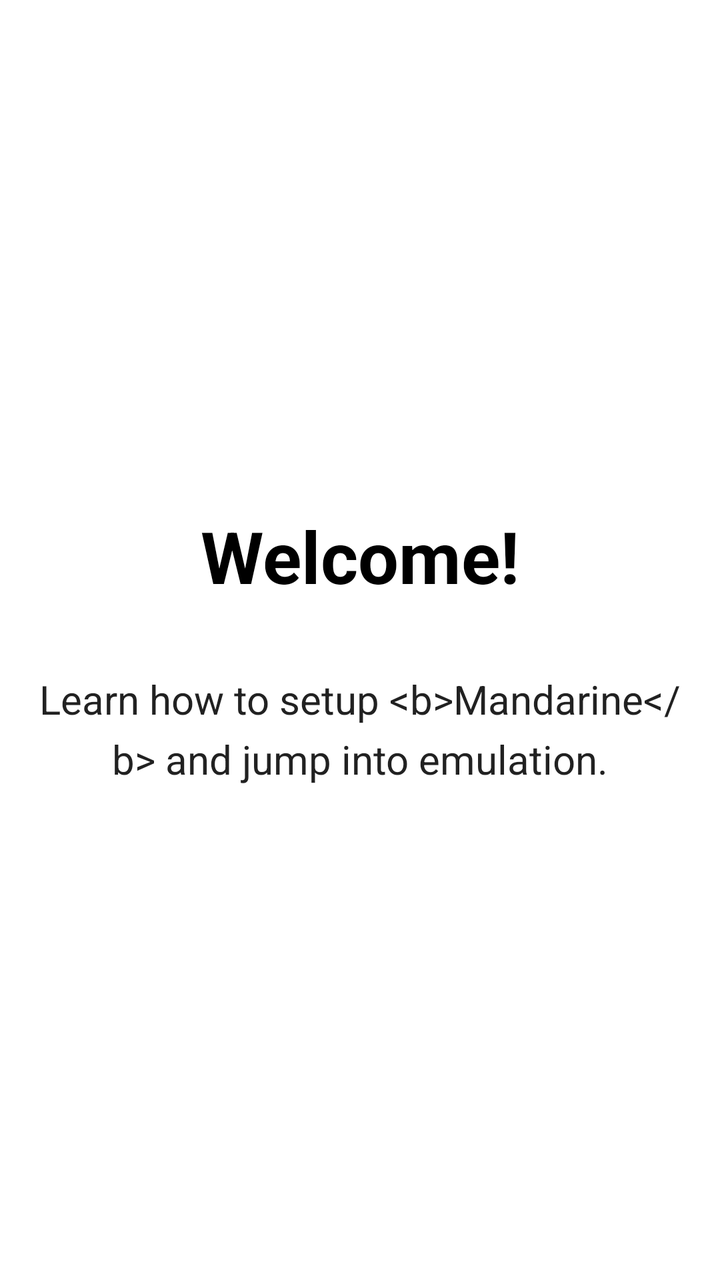
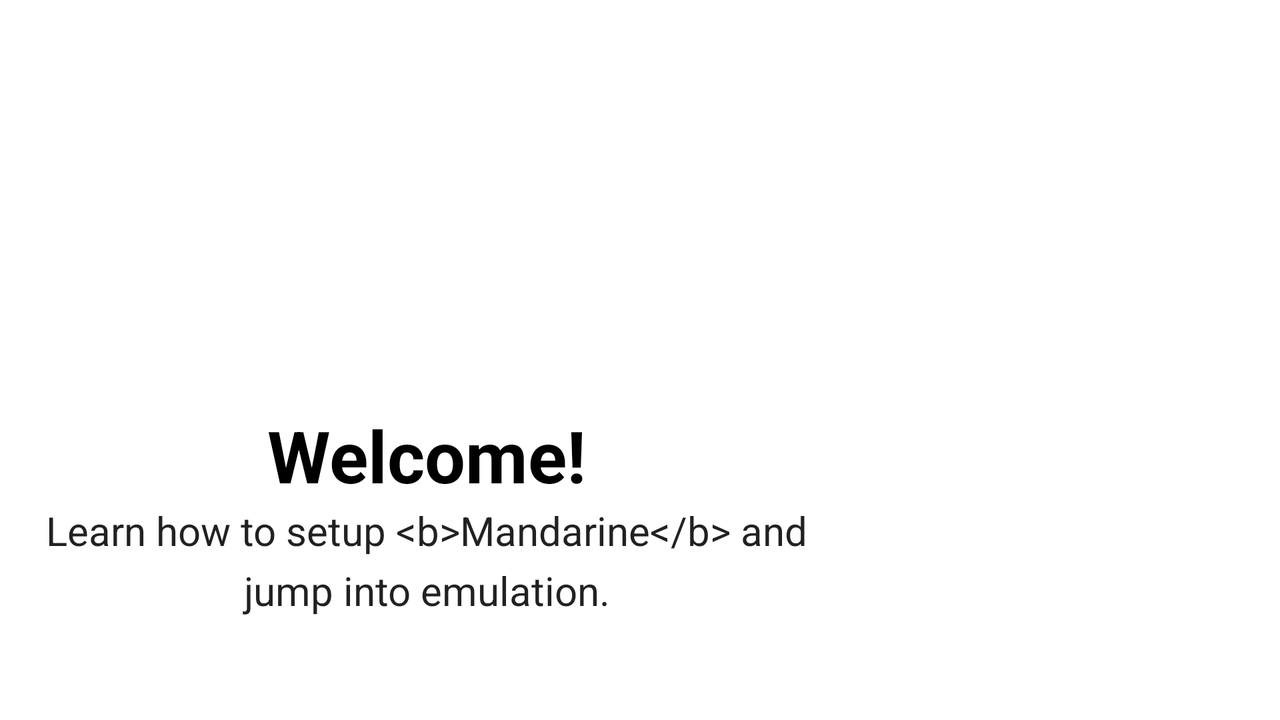

Compare how this app lays out the same screen by default and in its alternative resource folder. The renders come first, then the two layout files and the values they reference.
<!-- AndroidManifest.xml: fallback theme Theme.MaterialComponents.DayNight.NoActionBar -->
<!-- res/layout/page_setup.xml -->
<?xml version="1.0" encoding="utf-8"?>
<androidx.constraintlayout.widget.ConstraintLayout
    xmlns:android="http://schemas.android.com/apk/res/android"
    xmlns:app="http://schemas.android.com/apk/res-auto"
    xmlns:tools="http://schemas.android.com/tools"
    android:layout_width="match_parent"
    android:layout_height="match_parent">

    <ImageView
        android:id="@+id/icon"
        android:layout_width="0dp"
        android:layout_height="0dp"
        android:layout_marginTop="64dp"
        app:layout_constraintBottom_toTopOf="@+id/text_title"
        app:layout_constraintEnd_toEndOf="parent"
        app:layout_constraintHeight_max="220dp"
        app:layout_constraintHeight_min="110dp"
        app:layout_constraintStart_toStartOf="parent"
        app:layout_constraintTop_toTopOf="parent"
        app:layout_constraintVertical_chainStyle="spread"
        app:layout_constraintWidth_max="220dp"
        app:layout_constraintWidth_min="110dp"
        app:layout_constraintVertical_weight="3"
        tools:src="@drawable/ic_notification" />

    <com.google.android.material.textview.MaterialTextView
        android:id="@+id/text_title"
        style="@style/TextAppearance.Material3.DisplaySmall"
        android:layout_width="0dp"
        android:layout_height="0dp"
        android:textAlignment="center"
        android:textColor="?attr/colorOnSurface"
        android:textStyle="bold"
        app:layout_constraintBottom_toTopOf="@+id/text_description"
        app:layout_constraintEnd_toEndOf="parent"
        app:layout_constraintStart_toStartOf="parent"
        app:layout_constraintTop_toBottomOf="@+id/icon"
        app:layout_constraintVertical_weight="1.3"
        tools:text="@string/welcome" />

    <com.google.android.material.textview.MaterialTextView
        android:id="@+id/text_description"
        style="@style/TextAppearance.Material3.TitleLarge"
        android:layout_width="0dp"
        android:layout_height="78dp"
        android:textAlignment="center"
        android:textSize="20sp"
        android:paddingHorizontal="16dp"
        app:layout_constraintBottom_toTopOf="@+id/text_confirmation"
        app:layout_constraintEnd_toEndOf="parent"
        app:layout_constraintStart_toStartOf="parent"
        app:layout_constraintTop_toBottomOf="@+id/text_title"
        app:layout_constraintVertical_weight="2"
        app:lineHeight="30sp"
        tools:text="@string/welcome_description" />

    <com.google.android.material.textview.MaterialTextView
        android:id="@+id/text_confirmation"
        style="@style/TextAppearance.Material3.TitleLarge"
        android:layout_width="213dp"
        android:layout_height="226dp"
        android:paddingHorizontal="16dp"
        android:paddingTop="24dp"
        android:text="@string/step_complete"
        android:textAlignment="center"
        android:textSize="30sp"
        android:textStyle="bold"
        android:visibility="invisible"
        app:layout_constraintBottom_toBottomOf="parent"
        app:layout_constraintEnd_toEndOf="parent"
        app:layout_constraintStart_toStartOf="parent"
        app:layout_constraintTop_toBottomOf="@+id/text_description"
        app:layout_constraintVertical_weight="1"
        app:lineHeight="30sp" />

    <LinearLayout
        android:id="@+id/pege_button_container"
        android:layout_width="match_parent"
        android:layout_height="wrap_content"
        android:orientation="vertical"
        android:padding="16dp"
        android:gravity="center"
        app:layout_constraintTop_toBottomOf="@+id/text_description"
        app:layout_constraintBottom_toBottomOf="parent"
        app:layout_constraintStart_toStartOf="parent"
        app:layout_constraintEnd_toEndOf="parent" />

</androidx.constraintlayout.widget.ConstraintLayout>
<!-- resources referenced by this layout -->
<resources>
  <string name="step_complete">Complete!</string>
  <string name="welcome">Welcome!</string>
  <string name="welcome_description">Learn how to setup &lt;b&gt;Mandarine&lt;/b&gt; and jump into emulation.</string>
</resources>
<!-- res/layout-land/page_setup.xml (the repository's variant of the layout above) -->
<!-- drawn on the phone turned sideways -->
<?xml version="1.0" encoding="utf-8"?>
<androidx.constraintlayout.widget.ConstraintLayout
    xmlns:android="http://schemas.android.com/apk/res/android"
    xmlns:app="http://schemas.android.com/apk/res-auto"
    xmlns:tools="http://schemas.android.com/tools"
    android:layout_width="match_parent"
    android:layout_height="match_parent">

    <androidx.constraintlayout.widget.ConstraintLayout
        android:id="@+id/left_content"
        android:layout_width="0dp"
        android:layout_height="match_parent"
        app:layout_constraintStart_toStartOf="parent"
        app:layout_constraintEnd_toStartOf="@+id/right_content"
        app:layout_constraintHorizontal_weight="2">

        <ImageView
            android:id="@+id/icon"
            android:layout_width="0dp"
            android:layout_height="0dp"
            android:layout_marginTop="32dp"
            app:layout_constraintBottom_toTopOf="@+id/text_title"
            app:layout_constraintEnd_toEndOf="parent"
            app:layout_constraintHeight_max="160dp"
            app:layout_constraintHeight_min="80dp"
            app:layout_constraintStart_toStartOf="parent"
            app:layout_constraintTop_toTopOf="parent"
            app:layout_constraintWidth_max="160dp"
            app:layout_constraintWidth_min="80dp"
            app:layout_constraintVertical_chainStyle="packed"
            app:layout_constraintVertical_weight="3"
            tools:src="@drawable/ic_notification" />

        <com.google.android.material.textview.MaterialTextView
            android:id="@+id/text_title"
            style="@style/TextAppearance.Material3.DisplaySmall"
            android:layout_width="0dp"
            android:layout_height="wrap_content"
            android:textAlignment="center"
            android:textColor="?attr/colorOnSurface"
            android:textStyle="bold"
            app:layout_constraintBottom_toTopOf="@+id/text_description"
            app:layout_constraintEnd_toEndOf="parent"
            app:layout_constraintStart_toStartOf="parent"
            app:layout_constraintTop_toBottomOf="@+id/icon"
            tools:text="@string/welcome" />

        <com.google.android.material.textview.MaterialTextView
            android:id="@+id/text_description"
            style="@style/TextAppearance.Material3.TitleLarge"
            android:layout_width="0dp"
            android:layout_height="wrap_content"
            android:paddingHorizontal="16dp"
            android:textAlignment="center"
            android:textSize="20sp"
            app:layout_constraintBottom_toTopOf="@+id/text_confirmation"
            app:layout_constraintEnd_toEndOf="parent"
            app:layout_constraintStart_toStartOf="parent"
            app:layout_constraintTop_toBottomOf="@+id/text_title"
            app:lineHeight="30sp"
            tools:text="@string/welcome_description" />

        <com.google.android.material.textview.MaterialTextView
            android:id="@+id/text_confirmation"
            style="@style/TextAppearance.Material3.TitleLarge"
            android:layout_width="wrap_content"
            android:layout_height="wrap_content"
            android:paddingHorizontal="16dp"
            android:text="@string/step_complete"
            android:textAlignment="center"
            android:textSize="30sp"
            android:textStyle="bold"
            android:visibility="invisible"
            app:layout_constraintBottom_toBottomOf="parent"
            app:layout_constraintEnd_toEndOf="parent"
            app:layout_constraintStart_toStartOf="parent"
            app:layout_constraintTop_toBottomOf="@+id/text_description"
            app:lineHeight="30sp" />

    </androidx.constraintlayout.widget.ConstraintLayout>

    <LinearLayout
        android:id="@+id/right_content"
        android:layout_width="0dp"
        android:layout_height="match_parent"
        android:gravity="center"
        android:orientation="vertical"
        android:padding="16dp"
        app:layout_constraintEnd_toEndOf="parent"
        app:layout_constraintStart_toEndOf="@+id/left_content"
        app:layout_constraintHorizontal_weight="1">

        <LinearLayout
            android:id="@+id/pege_button_container"
            android:layout_width="match_parent"
            android:layout_height="wrap_content"
            android:orientation="vertical"
            android:gravity="center" />

    </LinearLayout>

</androidx.constraintlayout.widget.ConstraintLayout>
